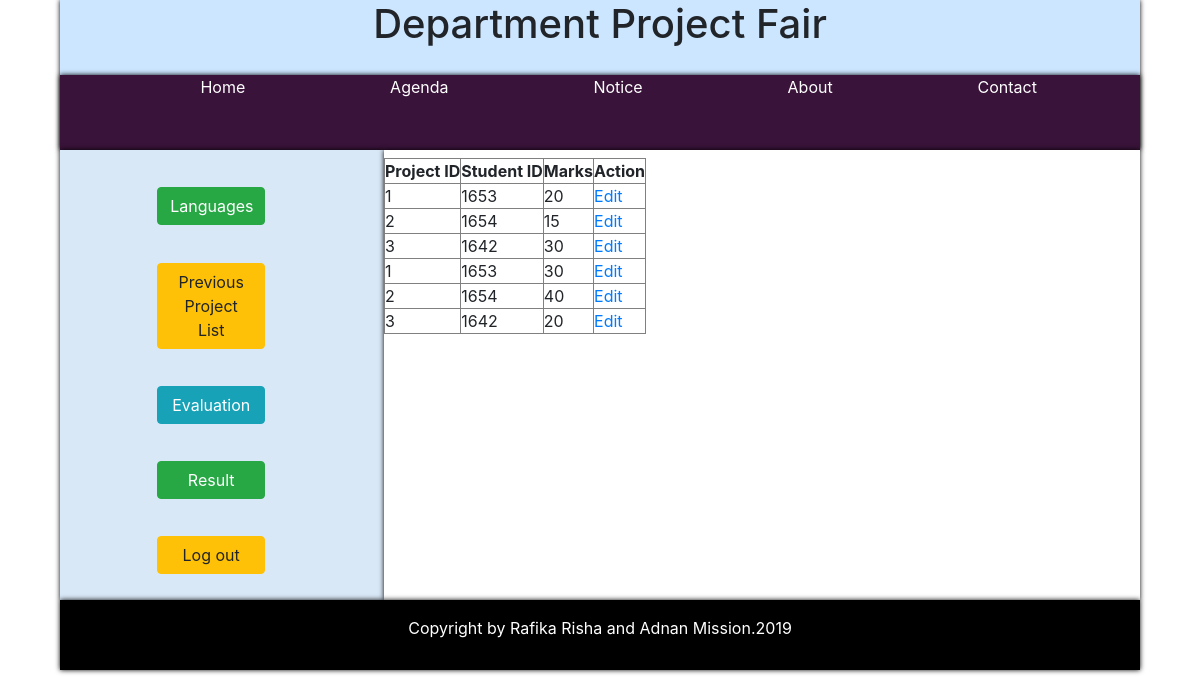
The app's page /update.php (signed in) with its own data.
### tables this page shows
CREATE TABLE `project_result` (
  `result_id` int(20) NOT NULL,
  `project_id` int(20) NOT NULL,
  `student_id` int(20) NOT NULL,
  `marks` float NOT NULL
);

### dbconfig.php (called while the page is built, shortened)
<?php
class dbconfig
{
	private $_host = 'localhost';
	private $_username = 'root';
	private $_password = '';
	private $_database = 'project_fair';
	protected $connection;
	public function __construct()
	{
		if (!isset($this->connection)) {
			$this->connection = new mysqli($this->_host, $this->_username, $this->_password, $this->_database);
		}
		return $this->connection;
	}
}
?>

### crud.php (called while the page is built, shortened)
<?php
include_once 'dbconfig.php';
class crud extends dbconfig
{
	public function getData($query)
	{
		$result = $this->connection->query($query);
		$rows = array();
		while ($row = $result->fetch_assoc()) {
			$rows[] = $row;
		}
		return $rows;
	}
}
?>

### update.php (the view, shortened to what this page needs)
<!DOCTYPE html>
<html>
<head>
	<link rel="stylesheet" type="text/css" href="design.css">
	<link rel="stylesheet" type="text/css" href="https://stackpath.bootstrapcdn.com/bootstrap/4.3.0/css/bootstrap.min.css">
</head>
<body>
	<div id = "wrapper">
		<header>
			<div id = "headertop">
				<h1><center>Department Project Fair</center></h1>
			</div>
			<div id = "headermenu">
				<a href="home.php" id="home">Home</a>
				<a href="agenda.php" id="agenda">Agenda</a>
				<a href="notice.php" id="notice">Notice</a>
				<a href="about.php" id="about">About</a>
				<a href="contact.php" id="contact">Contact</a>
			</div>
		</header>
		<div id = "container">
			<aside>
				<a href="teacher_tech.php"><button class="btn btn-success col-sm-4">Languages</button></a>
				<a href="proList_teacher.php"><button class="btn btn-warning col-sm-4">Previous Project List</button></a>
				<a href="new-add.php"><button class="btn btn-info col-sm-4">Evaluation</button></a>
				<a href="evaluation.php"><button class="btn btn-success col-sm-4">Result</button></a>
				<a href="login.php"><button class="btn btn-warning col-sm-4">Log out</button></a>
			</aside>
		<div id="content">
		<?php
		include_once("crud.php");
		$crud = new crud();
		$query = "SELECT * FROM project_result";
		$result = $crud->getData($query);
		?>
		<table border="1">
		<th> Project ID </th>
		<th> Student ID </th>
		<th> Marks </th>
		<th> Action </th>
		<?php
		foreach ($result as $key => $res)
		{
			echo "<tr>";
			echo "<td>".$res['project_id']."</td>";
			echo "<td>".$res['student_id']."</td>";
			echo "<td>".$res['marks']."</td>";
			echo "<td><a href=\"marksEntry.php?project_id=$res[project_id]&student_id=$res[student_id]\">Edit</a></td>";
			echo "</tr>";
		}
		echo "</table>";
		?>
		</div>
		<div id = "footer">
			<center>
				<p>Copyright by Rafika Risha and Adnan Mission.2019</p>
			</center>
		</div>
	</div>
</body>
</html>

### design.css (style rules this page uses)
* { margin: 0px; padding: 0px }
#wrapper { margin: auto; height: auto; width: 90%; }
header { float: left; height: 150px; width: 100%; box-shadow: 0px 0px 5px black; }
#headertop { height: 75px; width: 100%; background-color: #cce6ff; }
#headermenu { height: 75px; width: 100%; background-color: #391339; box-shadow: 0px 0px 5px black; }
#headermenu a { text-decoration: none; color: white; margin-left: 13%; }
#container { float: left; height: 450px; width: 100%; }
aside { float: left; height: 450px; width: 30%; background-color: #d9e8f7; box-shadow: 0px 0px 5px black; }
aside button { margin-top: 11.5%; margin-left: 30%; }
#content { float: left; height: 450px; width: 70%; background-color: white; box-shadow: 0px 0px 5px black; }
#footer { float: left; height: 70px; width: 100%; background-color: black; box-shadow: 0px 0px 5px black; }
#footer p { color: white; margin-top: 1.5%; }

### records on screen
project_result: project "1", student "1653", marks "20"
project_result: project "2", student "1654", marks "15"
project_result: project "3", student "1642", marks "30"
project_result: project "1", student "1653", marks "30"
project_result: project "2", student "1654", marks "40"
project_result: project "3", student "1642", marks "20"
